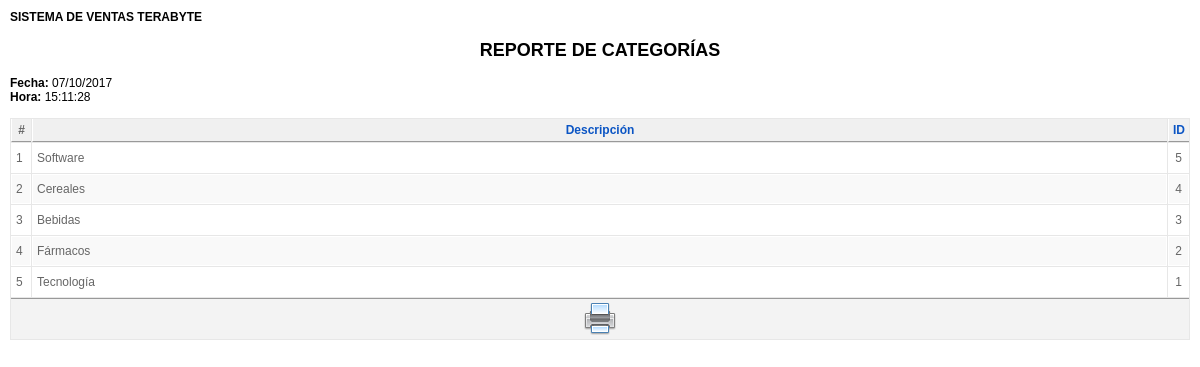
Page /categoria/imprimir_categoria.php (signed in) on the committed database.
### tables this page shows
CREATE TABLE IF NOT EXISTS `categoria` (
  `IdCategoria` int(11) NOT NULL AUTO_INCREMENT,
  `Descripcion` varchar(100) NOT NULL,
  PRIMARY KEY (`IdCategoria`)
);

### clases/clsCategoria.php (called while the page is built, shortened)
<?php
include_once("clsConexion.php");
class clsCategoria{
 function consultarCategoriaPorParametro($criterio,$busqueda,$limite){
   $con = new clsConexion;
   if($con->conectarse()==true){
     $query = "CALL SP_S_CategoriaPorParametro('$criterio','$busqueda','$limite')";
	 $result = @mysql_query($query);
	 if (!$result)
	   return false .mysql_error();
	 else
	   return $result;
   }
 }
}
?>

### clases/clsConexion.php (called while the page is built, shortened)
<?php
class clsConexion{
	 function conectarse() {
		   return true;
	 }
}
?>

### categoria/imprimir_categoria.php (the view, shortened to what this page needs)
<html>
<head>
<link href="../css/general.css" rel="stylesheet" type="text/css">
</head>
<body>
<?php
    if(isset($_SESSION["usuario"])){
?>
<?php
include_once("../clases/clsCategoria.php");
$busqueda=$_GET["busqueda"];
$objcategoria=new clsCategoria;
$result=$objcategoria->consultarCategoriaPorParametro('descripcion',$busqueda,'');
?>
<H4>SISTEMA DE VENTAS TERABYTE</H4>
<center><B><H2>REPORTE DE CATEGORÍAS</H2></B></center>
<?php
echo "<b>Fecha: </b>".date('d/m/Y')."<br>";
echo "<b>Hora: </b>".date('H:i:s')."<br >";
?>
<table class="adminlist" cellspacing="1">
  <thead>
<tr>
	<th>#</th>
	<th><a href="#">Descripción</a></th>
	<th><a href="#">ID</a></th>
</tr>
</thead>
<tbody class="adminlist">
<?php
$c=0;
$i=0;
while($row=mysql_fetch_array($result)){
	$i=$i+1;
	if ($c==1){
	echo "<tr class='row1'>";
		$c=2;
	}else{
	    	echo "<tr class='row0'>";
		$c=1;
	}
	echo "<td width='10'>".$i."</td>";
	echo "<td>".$row['Descripcion']."</td>";
	echo "<td width='1%' align='center'>".$row['IdCategoria']."</td>";
	echo "</tr>";
}
?>
</tbody>
		<tfoot>
			<tr>
				<td colspan="13">
                <a href="#" onClick="window.print();return false;"><img src="../img/header/printer.png" border="0" style="cursor:pointer" title="Imprimir"></a>
              </td>
			</tr>
		</tfoot>
</table>
<?php
    } else {
        header("Location:../index.php");
    }
?>
</body>
</html>

### css/general.css (style rules this page uses)
body { margin: 10px; padding: 0; background-image: url(../img/fondo.png); background-repeat: repeat; padding-bottom: 1px; font-size: 11px; }
body, td, th { font-family: Arial, Helvetica, sans-serif; font-size:12px; }
a:link { color: #0B55C4; text-decoration: none; }
table.adminlist { width: 100%; border-spacing: 1px; background-color: #e7e7e7; color: #666; font-size:12px; }
table.adminlist td, table.adminlist th { padding: 4px; }
table.adminlist thead th { text-align: center; background: #f0f0f0; color: #666; border-bottom: 1px solid #999; border-left: 1px solid #fff; }
table.adminlist tbody tr { background-color: #fff; text-align: left; }
table.adminlist tbody tr.row1 { background: #f9f9f9; border-top: 1px solid #fff; }
table.adminlist tbody tr td { height: 30px; background: #fff; border: 1px solid #fff; }
table.adminlist tbody tr.row1 td { background: #f9f9f9; border-top: 1px solid #FFF; }
table.adminlist tfoot tr { text-align: center; color: #333; }
table.adminlist tfoot td, table.adminlist tfoot th { background-color: #f3f3f3; border-top: 1px solid #999; text-align: center; }

### rows in the picture
categoria: Descripcion "Software", IdCategoria "5"
categoria: Descripcion "Cereales", IdCategoria "4"
categoria: Descripcion "Bebidas", IdCategoria "3"
categoria: Descripcion "Fármacos", IdCategoria "2"
categoria: Descripcion "Tecnología", IdCategoria "1"
